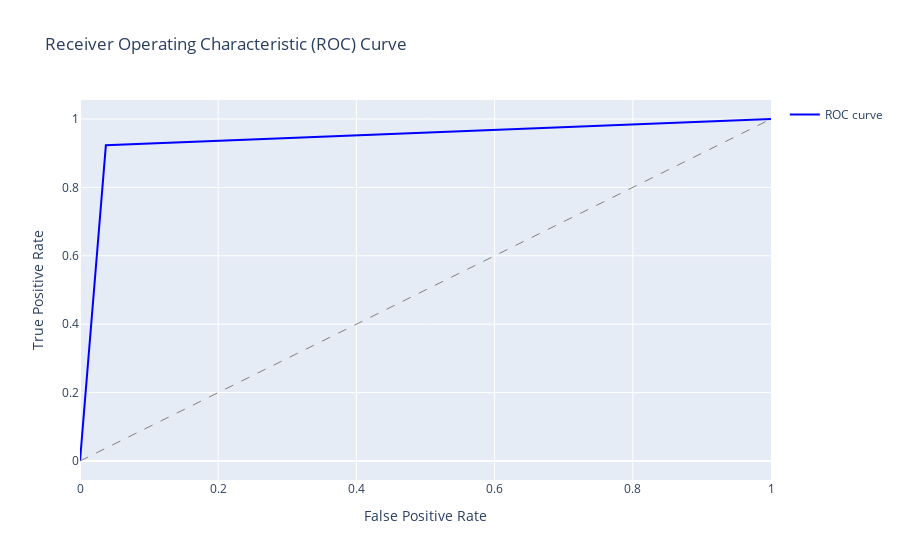

The notebook cell this image was saved under:
### Markdown cell above
#### Model Evaluation

### Code cell
# Plot ROC Curve
fpr, tpr, thresh = roc_curve(y_test, predicted)

# Calculate ROC curve
fpr, tpr, thresh = roc_curve(y_test, predicted)

# Create ROC trace
roc_trace = go.Scatter(
    x=fpr,
    y=tpr,
    mode='lines',
    line=dict(width=2, color='blue'),
    name='ROC curve'
)

# Create diagonal line
diag_trace = go.Scatter(
    x=[0, 1],
    y=[0, 1],
    mode='lines',
    line=dict(width=1, color='gray', dash='dash'),
    showlegend=False
)

# Create layout
layout = go.Layout(
    title='Receiver Operating Characteristic (ROC) Curve',
    xaxis=dict(title='False Positive Rate'),
    yaxis=dict(title='True Positive Rate')
)

# Create figure
fig = go.Figure(data=[roc_trace, diag_trace], layout=layout)

# Show plot
fig.show()

roc_auc = roc_auc_score(y_test, predicted)
print(f"ROC AUC Score: {roc_auc:.3f}")

### Figure 1 — Plotly figure (JSON) as saved in the notebook; plotly's stock layout.template omitted (floating-point values rounded to 4 significant figures)
{"data": [{"line": {"color": "blue", "width": 2}, "mode": "lines", "name": "ROC curve", "type": "scatter", "x": [0, 0.03743, 1], "y": [0, 0.9231, 1]}, {"line": {"color": "gray", "dash": "dash", "width": 1}, "mode": "lines", "showlegend": false, "type": "scatter", "x": [0, 1], "y": [0, 1]}], "layout": {"title": {"text": "Receiver Operating Characteristic (ROC) Curve"}, "xaxis": {"title": {"text": "False Positive Rate"}}, "yaxis": {"title": {"text": "True Positive Rate"}}}}
